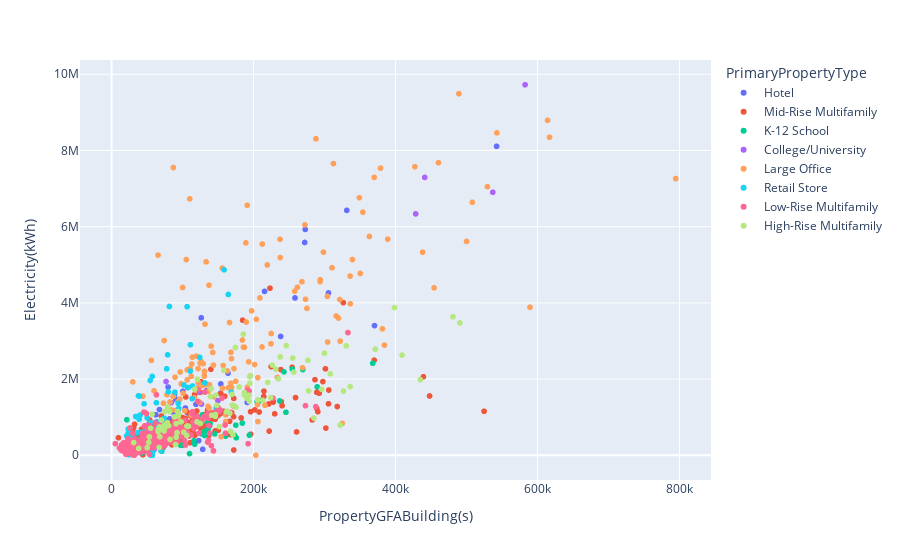

The notebook cell saved with this chart:
### Code cell
import plotly.express as px

px.scatter(df_seattle, x='PropertyGFABuilding(s)', y='Electricity(kWh)', color='PrimaryPropertyType')
